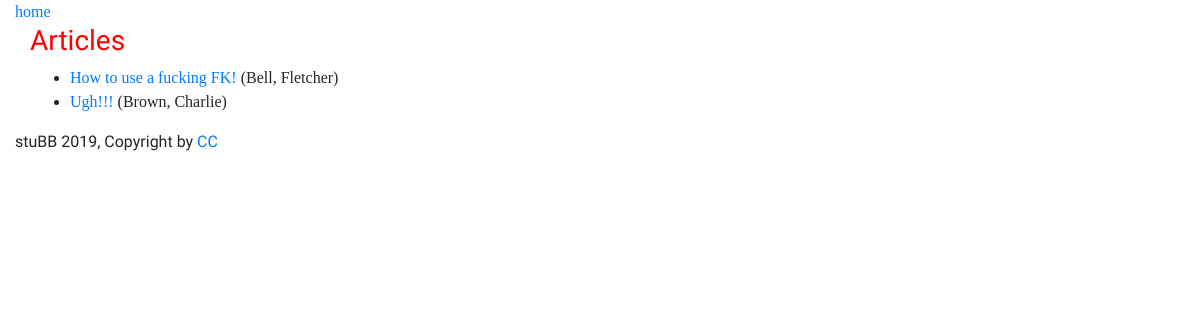
Page /views-sandbox/articles/ on the earlier database version.
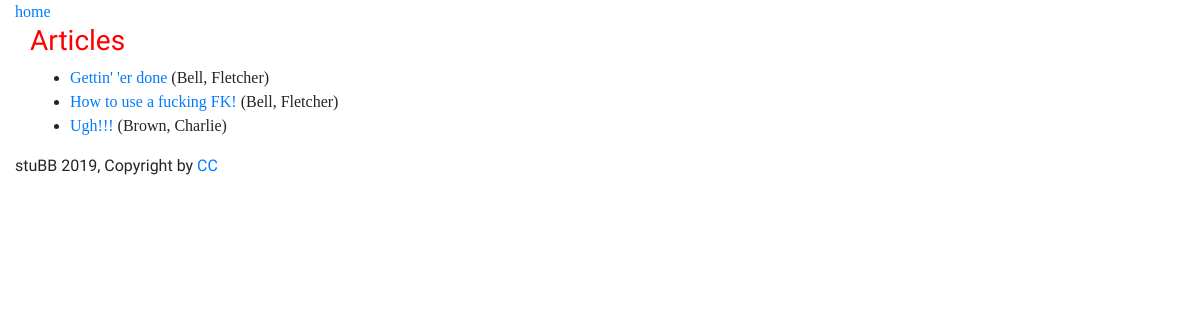
Same page on the later database version.
### viewssandbox/models.py (models this page shows, shortened)
class Article(models.Model):
  reporter = models.ForeignKey(Reporter, on_delete=models.CASCADE)
  title = models.CharField(max_length=100)
  pub_date = models.DateField()
  class Meta:
    ordering =('title',)

class Reporter(models.Model):
  f_name = models.CharField(max_length=100)
  l_name = models.CharField(max_length=100)
  def __str__(self):
    return '{0}, {1}'.format(self.l_name, self.f_name)

### viewssandbox/views.py (the view)
# urls.py: path('articles/', views.ArticleListView.as_view(), name='articles'),
class ArticleListView(generic.ListView):
  model = Article
  template_name = 'viewssandbox/article_list.html'

### viewssandbox/templates/viewssandbox/article_list.html
{% extends 'viewssandbox/base.html' %}
{% block content %}
  <h3>Articles</h3>
  {% if article_list %}
  <ul>
    {% for article in article_list %}
      <li><a href="{{ article.pk }}">{{ article.title }}</a> ({{ article.reporter }})</li>
    {% endfor %}
  </ul>
  {% else %}
    <p>There are no articles listed at this time.</p>
  {% endif %}
{% endblock %}

Differences in the rows shown:
added Article: title "Gettin' 'er done", reporter "Bell, Fletcher"
